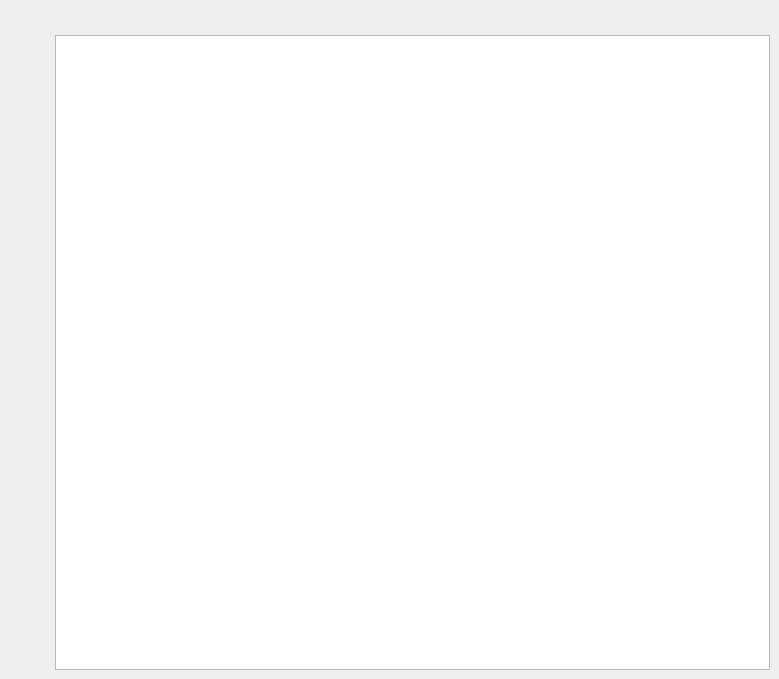
<?xml version="1.0" encoding="UTF-8"?>
<ui version="4.0">
 <class>CImageEditorView</class>
 <widget class="QDockWidget" name="CImageEditorView">
  <property name="geometry">
   <rect>
    <x>0</x>
    <y>0</y>
    <width>779</width>
    <height>679</height>
   </rect>
  </property>
  <property name="windowTitle">
   <string>Image Editor View</string>
  </property>
  <widget class="QWidget" name="dockWidgetContents">
   <layout class="QGridLayout" name="gridLayout">
    <item row="0" column="1">
     <widget class="CRulerWidget" name="m_horRuler_wdgt" native="true">
      <property name="minimumSize">
       <size>
        <width>50</width>
        <height>20</height>
       </size>
      </property>
     </widget>
    </item>
    <item row="1" column="1">
     <widget class="CImageEditorGraphicsView" name="m_graphicsView"/>
    </item>
    <item row="1" column="0">
     <widget class="CRulerWidget" name="m_verRuler_wdgt" native="true">
      <property name="minimumSize">
       <size>
        <width>40</width>
        <height>50</height>
       </size>
      </property>
     </widget>
    </item>
   </layout>
  </widget>
 </widget>
 <customwidgets>
  <customwidget>
   <class>CImageEditorGraphicsView</class>
   <extends>QGraphicsView</extends>
   <header>..\include\ui\imageeditor_graphicsview.hpp</header>
  </customwidget>
  <customwidget>
   <class>CRulerWidget</class>
   <extends>QWidget</extends>
   <header>..\include\ui\ruler_widget.hpp</header>
   <container>1</container>
  </customwidget>
 </customwidgets>
 <resources/>
 <connections/>
</ui>
